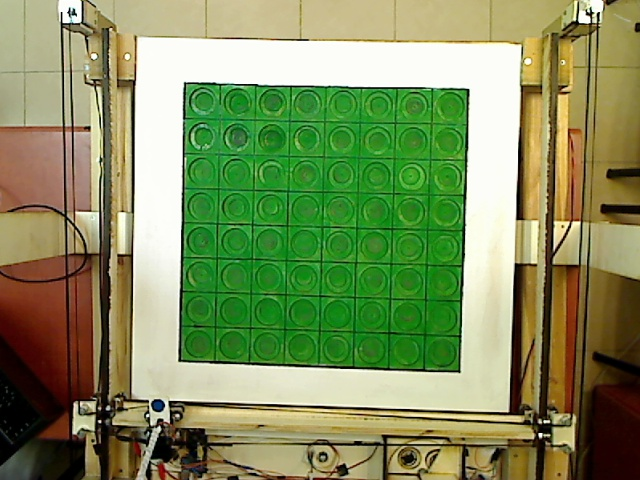
#> input picture data_for_palti100.jpg, 640 x 480 px, given in place of data1175.jpg, which was not available
$ python move_detaction.py
#> lines starting #> are read from the running program, lines starting #| are printed output that depends on the picture
### ImageProcessing.py
import cv2
import numpy as np
import math
import rotate

# color order: BGR todo: check if thats true

# variables
avarages_constant = 10
# circles
r = 10  # min radius
R = 12  # max radius
circles_threshold = 1.8  # circles thrashhold
up_th = 80
down_th = 0
red_color_majority = 50
# images
global cam
img2 = cv2.imread("data1175.jpg", 0)
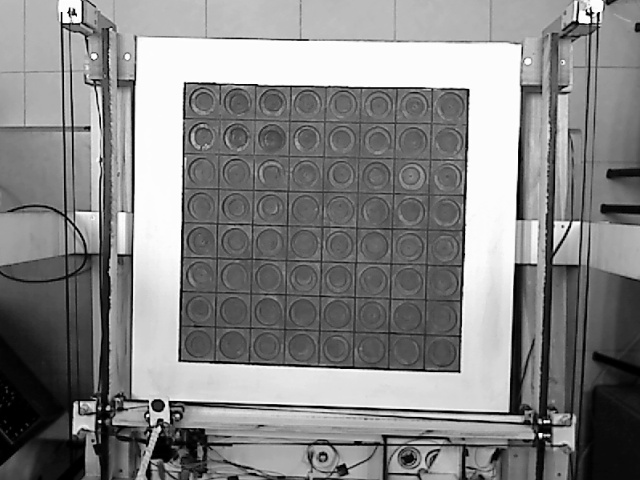
#> img2: shape (480, 640); min 0, max 255, mean 133
# img2 = img2[50:390, 165:500]
# cimg = 0
# s_img = 0
# lines
lines_param = 200
angle_param = np.pi / 720
max_rho = 280
min_rho = 0
y_angle = np.pi / 2
y_thresh_hold = 0.4
x_angle = 0.0
x_thrash_hold = 0.5
min_d_rho = 20
max_d_theta = 0.5

# colors
thrash_hold = 30


# functio for help
def color_to_grayscale(img):  # todo: check what this does
    return cv2.cvtColor(img, cv2.COLOR_GRAY2BGR)


def cutPicture(color,gray, voodoo=0.05):  # todo: magic numbers
    return rotate.cut_picture1(gray,color,voodoo)


# [19 lines left out: function get_color, not called in this run]


def initializeCamera():
    return cv2.VideoCapture(0)


# [20 lines left out: functions get_y_line_formula, get_x_line_formula, not called in this run]


def get_new_point(x, y):
    return (x - 10) * 0.8, (y - 10) * 0.8


def first_editing(image):
    image = cv2.adaptiveThreshold(image, 255, cv2.ADAPTIVE_THRESH_GAUSSIAN_C, cv2.THRESH_BINARY, 11, 0.001)
    return image


def show_image(image):
    cv2.imshow("image", image)
    cv2.waitKey(0)


# [17 lines left out: functions resize, bolding, not called in this run]


def find_circles(img2):
    return cv2.HoughCircles(img2, cv2.HOUGH_GRADIENT, circles_threshold, 20, param1=50, param2=30, minRadius=r,
                            maxRadius=R)


# [149 lines left out: functions filter_circles, draw_circles, find_lines, filter_lines, draw_lines, classified_lines and 3 more, not called in this run]


def take_grayscale_pic():
#> (the run stopped early here; a loop or call above may not have finished)

$ run again, on data_for_palti1000.jpg
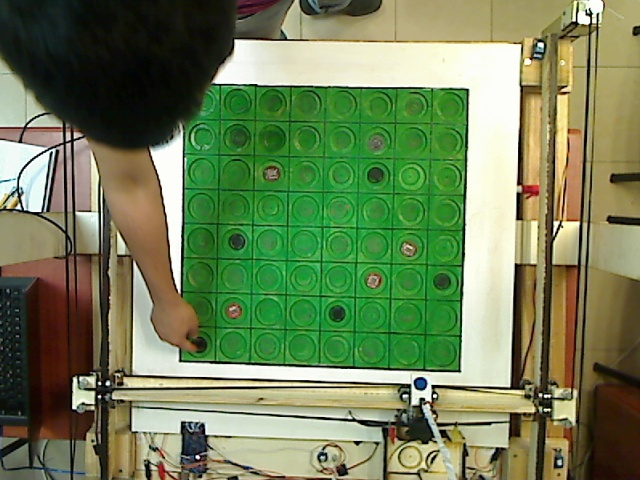
#> input picture data_for_palti1000.jpg, 640 x 480 px, given in place of data1175.jpg, which was not available
#> `img2 = cv2.imread("data1175.jpg", 0)`:
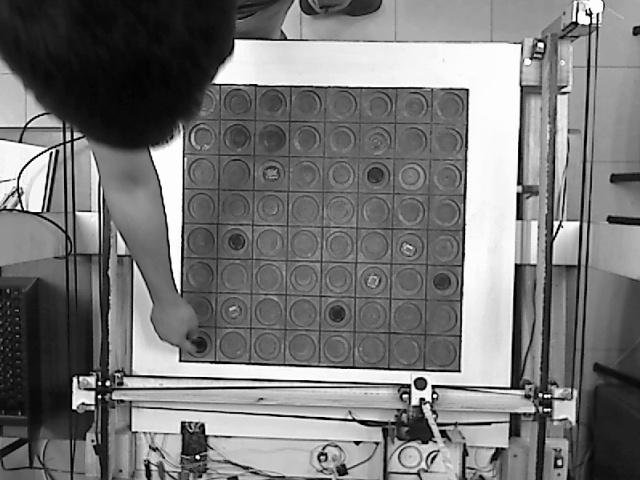
#> img2: shape (480, 640); min 0, max 255, mean 118.9

$ run again, on data_for_palti1100.jpg
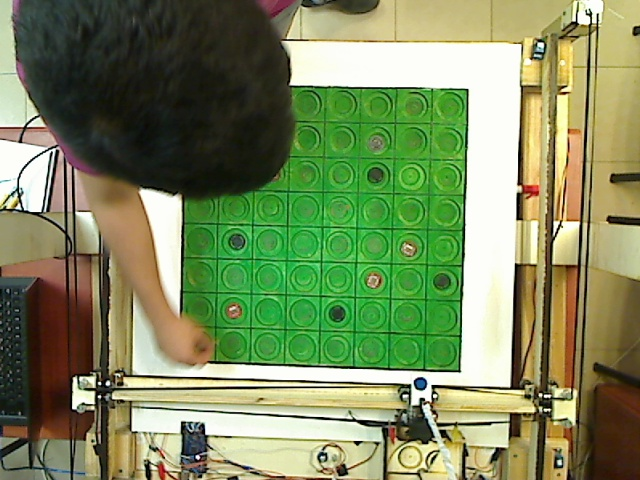
#> input picture data_for_palti1100.jpg, 640 x 480 px, given in place of data1175.jpg, which was not available
#> `img2 = cv2.imread("data1175.jpg", 0)`:
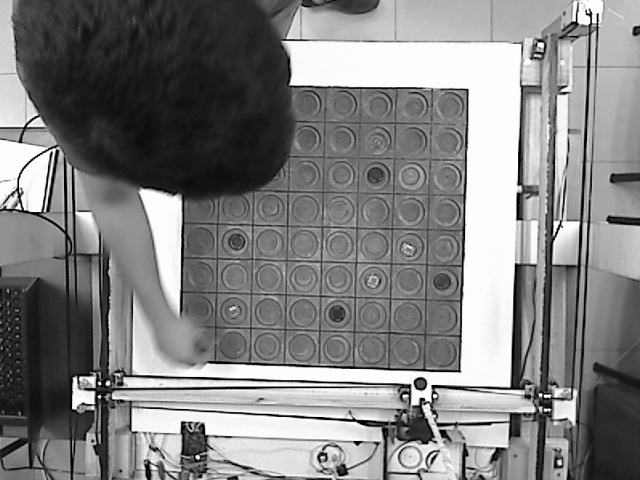
#> img2: shape (480, 640); min 0, max 255, mean 128.8
